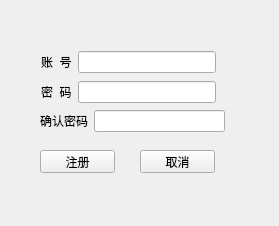
<?xml version="1.0" encoding="UTF-8"?>
<ui version="4.0">
 <class>Register_Frame</class>
 <widget class="QWidget" name="Register_Frame">
  <property name="geometry">
   <rect>
    <x>0</x>
    <y>0</y>
    <width>279</width>
    <height>226</height>
   </rect>
  </property>
  <property name="windowTitle">
   <string>Form</string>
  </property>
  <widget class="QPushButton" name="button_register">
   <property name="geometry">
    <rect>
     <x>40</x>
     <y>150</y>
     <width>75</width>
     <height>23</height>
    </rect>
   </property>
   <property name="text">
    <string>注册</string>
   </property>
  </widget>
  <widget class="QPushButton" name="button_cancle">
   <property name="geometry">
    <rect>
     <x>140</x>
     <y>150</y>
     <width>75</width>
     <height>23</height>
    </rect>
   </property>
   <property name="text">
    <string>取消</string>
   </property>
  </widget>
  <widget class="QWidget" name="">
   <property name="geometry">
    <rect>
     <x>40</x>
     <y>110</y>
     <width>185</width>
     <height>22</height>
    </rect>
   </property>
   <layout class="QHBoxLayout" name="horizontalLayout_3">
    <item>
     <widget class="QLabel" name="label_3">
      <property name="text">
       <string>确认密码</string>
      </property>
     </widget>
    </item>
    <item>
     <widget class="QLineEdit" name="user_pwd2"/>
    </item>
   </layout>
  </widget>
  <widget class="QWidget" name="">
   <property name="geometry">
    <rect>
     <x>41</x>
     <y>51</y>
     <width>175</width>
     <height>22</height>
    </rect>
   </property>
   <layout class="QHBoxLayout" name="horizontalLayout">
    <item>
     <widget class="QLabel" name="label">
      <property name="text">
       <string>账  号</string>
      </property>
     </widget>
    </item>
    <item>
     <widget class="QLineEdit" name="user_name"/>
    </item>
   </layout>
  </widget>
  <widget class="QWidget" name="">
   <property name="geometry">
    <rect>
     <x>41</x>
     <y>81</y>
     <width>175</width>
     <height>22</height>
    </rect>
   </property>
   <layout class="QHBoxLayout" name="horizontalLayout_2">
    <item>
     <widget class="QLabel" name="label_2">
      <property name="text">
       <string>密  码</string>
      </property>
     </widget>
    </item>
    <item>
     <widget class="QLineEdit" name="user_pwd1"/>
    </item>
   </layout>
  </widget>
 </widget>
 <resources/>
 <connections/>
</ui>
